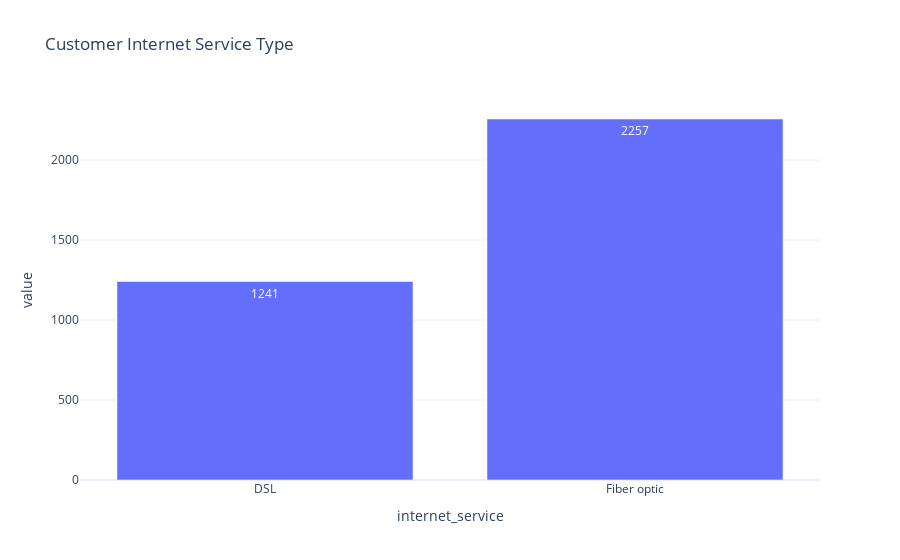

Notebook code for this chart:
### Code cell
internet_grp = internet_df.groupby(['online_security','internet_service']).size().reset_index().groupby('internet_service')[[0]].max()

fig = px.bar(internet_grp, title="Customer Internet Service Type",text_auto = True)
fig.update_layout(showlegend=False)
fig.show()

### Figure 1 — Plotly figure (JSON) as saved in the notebook; plotly's stock layout.template omitted (floating-point values rounded to 4 significant figures)
{"data": [{"alignmentgroup": "True", "hovertemplate": "variable=0<br>internet_service=%{x}<br>value=%{y}<extra></extra>", "legendgroup": "0", "marker": {"color": "#636efa", "pattern": {"shape": ""}}, "name": "0", "offsetgroup": "0", "orientation": "v", "showlegend": true, "textposition": "auto", "texttemplate": "%{y}", "type": "bar", "x": ["DSL", "Fiber optic"], "xaxis": "x", "y": [1241, 2257], "yaxis": "y"}], "layout": {"barmode": "relative", "legend": {"title": {"text": "variable"}, "tracegroupgap": 0}, "showlegend": false, "title": {"text": "Customer Internet Service Type"}, "xaxis": {"anchor": "y", "domain": [0, 1], "title": {"text": "internet_service"}}, "yaxis": {"anchor": "x", "domain": [0, 1], "title": {"text": "value"}}}}
